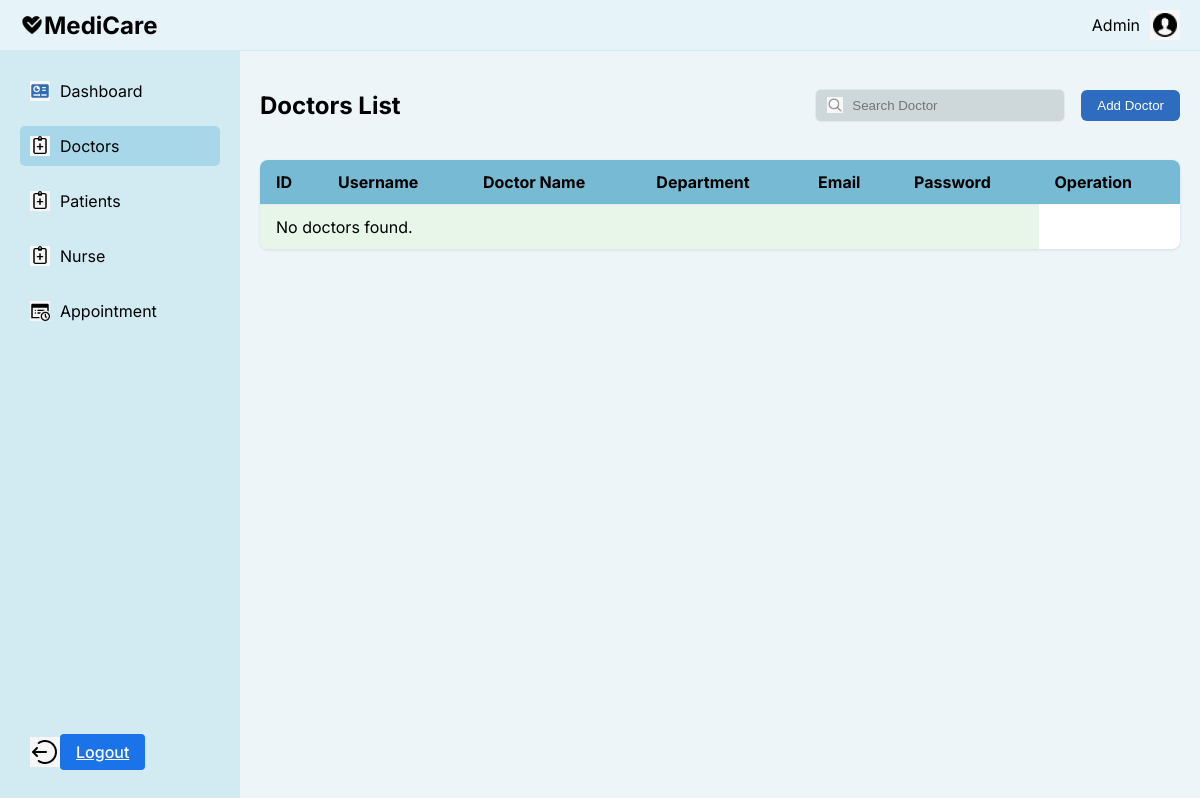
Before: /accounts/ad_doc/ with the older database file.
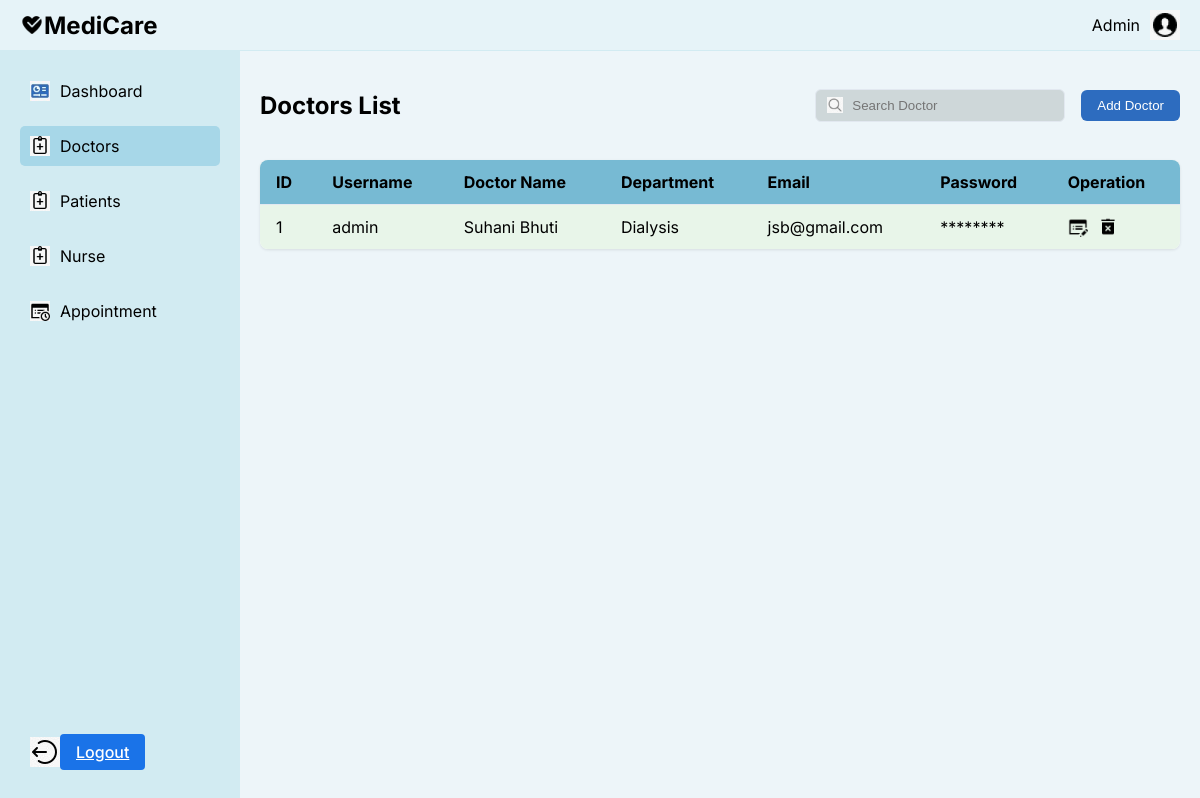
After: the same page with the newer database file.
### accounts/models.py (models this page shows, shortened)
class StaffD(models.Model):
    user = models.OneToOneField(User, on_delete=models.CASCADE, related_name='staff_profile', default=1)
    full_name = models.CharField(max_length=100)
    email = models.EmailField(unique=True, null=True, blank=True)
    mobile_number = models.CharField(max_length=15)
    gender = models.CharField(max_length=10)
    age = models.PositiveIntegerField()
    department = models.CharField(max_length=50)
    specialization = models.CharField(max_length=100)
    qualification = models.CharField(max_length=100)
    years_of_experience = models.CharField(max_length=10)

class User(AbstractUser):
    PATIENT = 'patient'
    DOCTOR = 'doctor'
    NURSE = 'nurse'
    ADMIN = 'admin'
    ROLE_CHOICES = [
        (PATIENT, 'Patient'),
        (DOCTOR, 'Doctor'),
        (NURSE, 'Nurse'),
        (ADMIN, 'Admin'),
    ]
    role = models.CharField(max_length=10, choices=ROLE_CHOICES, default=PATIENT)

### accounts/views.py (the view)
# urls.py: path('ad_doc/', views.ad_doc, name='ad_doc'),
def ad_doc(request):
    doctors = StaffD.objects.select_related('user').all()
    context = {
        'doctors': doctors,
    }
    return render(request, 'accounts/ad_doc.html', context)

### accounts/context_processors.py (called while the page is built)
def media_url(request):
    return {
        'MEDIA_URL': settings.MEDIA_URL,
    }

### templates/accounts/ad_doc.html (shortened to what the changed rows need)
<!DOCTYPE html>
<html lang="en">
<head>
</head>
<body>
    <div class="container">
        <div class="content">
            <div class="main-content">
                <div class="section-header">
                    <h2>Doctors List</h2>
                </div>
                <div class="table-container">
                    <table>
                        <thead>
                            <tr>
                                <th>ID</th>
                                <th>Username</th>
                                <th>Doctor Name</th>
                                <th>Department</th>
                                <th>Email</th>
                                <th>Password</th>
                                <th>Operation</th>
                            </tr>
                        </thead>
                        <tbody>
                            {% for doctor in doctors %}
                            <tr>
                                <td>{{ forloop.counter }}</td>
                                <td>{{ doctor.user.username }}</td>
                                <td>{{ doctor.full_name }}</td>
                                <td>{{ doctor.department |default:"-"}}</td>
                                <td>{{ doctor.email|default:"-" }}</td>
                                <td>{{ '********' }}</td>
                                <td class="operation-icons">
                                    <img src="{{ MEDIA_URL }}Edit Property.png" alt="Edit" width="20" height="20" onclick="openEditModal('{{ doctor.id }}', '{{ doctor.full_name }}', '{{ doctor.email }}', '{{ doctor.mobile_number }}', '{{ doctor.department }}', '{{ doctor.specialization }}', '{{ doctor.qualification }}', '{{ doctor.years_of_experience }}')">
                                    <img src="{{ MEDIA_URL }}Remove.png" alt="Delete" width="20" height="20" onclick="deleteDoctor('{{ doctor.id }}')">
                                </td>
                            </tr>
                            {% empty %}
                            <tr>
                                <td colspan="6">No doctors found.</td>
                            </tr>
                            {% endfor %}
                        </tbody>
                    </table>
                </div>
            </div>
        </div>
    </div>
</body>
</html>

Changed rows visible on the page:
added StaffD: user.username "admin", full_name "Suhani Bhuti", department "Dialysis", email "jsb@gmail.com", value "********"
Other visible differences:
text no longer shown: "No doctors found."
